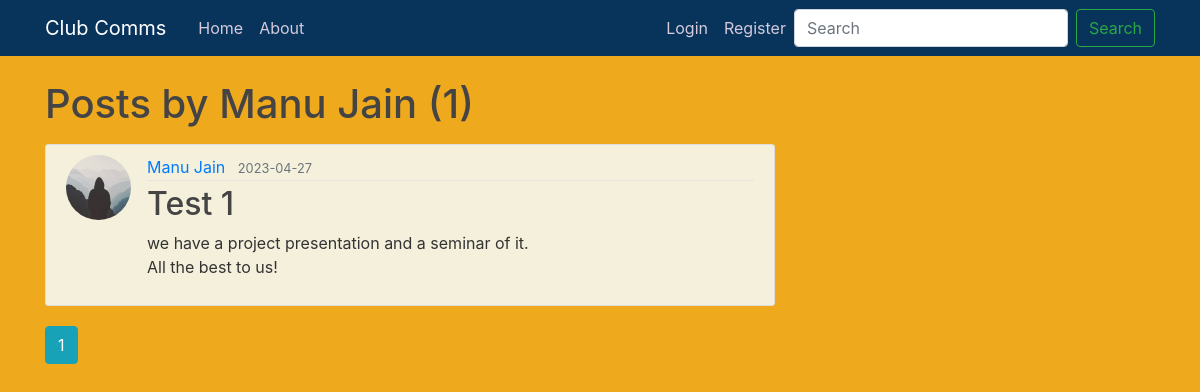
Screenshot of /user/Manu Jain with the database file from the repository.
### flaskblog/models.py (models this page shows, shortened)
class User(db.Model, UserMixin):
    id = db.Column(db.Integer, primary_key=True)
    username = db.Column(db.String(20), unique=True, nullable=False)
    email = db.Column(db.String(120), unique=True, nullable=False)
    image_file = db.Column(db.String(20), nullable=False, default='default.jpg')
    password = db.Column(db.String(60), nullable=False)
    posts = db.relationship('Post', backref='author', lazy=True)

class Post(db.Model):
    id = db.Column(db.Integer, primary_key=True)
    title = db.Column(db.String(100), nullable=False)
    date_posted = db.Column(db.DateTime, nullable=False, default=datetime.utcnow)
    content = db.Column(db.Text, nullable=False)
    user_id = db.Column(db.Integer, db.ForeignKey('user.id'), nullable=False)

### flaskblog/routes.py (the view)
@app.route("/user/<string:username>")
def user_posts(username):
    page = request.args.get('page', 1, type=int)
    user = User.query.filter_by(username=username).first_or_404()
    posts = Post.query.filter_by(author=user)\
        .order_by(Post.date_posted.desc())\
        .paginate(page=page, per_page=5)
    return render_template('user_posts.html', posts=posts, user=user)

### flaskblog/templates/user_posts.html
{% extends "layout.html" %}
{% block content %}
    <h1 class="mb-3">Posts by {{ user.username }} ({{ posts.total }})</h1>
    {% for post in posts.items %}
        <article class="media content-section">
          <img class="rounded-circle article-img" src="{{ url_for('static', filename='profile_pics/' + post.author.image_file) }}">
          <div class="media-body">
            <div class="article-metadata">
              <a class="mr-2" href="{{ url_for('user_posts', username=post.author.username) }}">{{ post.author.username }}</a>
              <small class="text-muted">{{ post.date_posted.strftime('%Y-%m-%d') }}</small>
            </div>
            <h2><a class="article-title" href="{{ url_for('post', post_id=post.id) }}">{{ post.title }}</a></h2>
            <p class="article-content">{{ post.content }}</p>
          </div>
        </article>
    {% endfor %}
    {% for page_num in posts.iter_pages(left_edge=1, right_edge=1, left_current=1, right_current=2) %}
      {% if page_num %}
        {% if posts.page == page_num %}
          <a class="btn btn-info mb-4" href="{{ url_for('user_posts', username=user.username, page=page_num) }}">{{ page_num }}</a>
        {% else %}
          <a class="btn btn-outline-info mb-4" href="{{ url_for('user_posts', username=user.username, page=page_num) }}">{{ page_num }}</a>
        {% endif %}
      {% else %}
        ...
      {% endif %}
    {% endfor %}
{% endblock content %}

### flaskblog/templates/layout.html (shortened to what this page needs)
<!DOCTYPE html>
<html>
<head>
    <link rel="stylesheet" href="https://maxcdn.bootstrapcdn.com/bootstrap/4.0.0/css/bootstrap.min.css">
    <link rel="stylesheet" type="text/css" href="{{ url_for('static', filename='main.css') }}">
</head>
<body>
    <header class="site-header">
      <nav class="navbar navbar-expand-md navbar-dark bg-steel fixed-top">
        <div class="container">
          <a class="navbar-brand mr-4" href="/">Club Comms</a>
          <div class="collapse navbar-collapse" id="navbarToggle">
            <div class="navbar-nav mr-auto">
              <a class="nav-item nav-link" href="{{ url_for('home') }}">Home</a>
              <a class="nav-item nav-link" href="{{ url_for('about') }}">About</a>
            </div>
            <div class="navbar-nav">
              {% if current_user.is_authenticated %}
                <a class="nav-item nav-link" href="{{ url_for('new_post') }}">New Event</a>
                <a class="nav-item nav-link" href="{{ url_for('account') }}">Account</a>
                <a class="nav-item nav-link" href="{{ url_for('logout') }}">Logout</a>
              {% else %}
                <a class="nav-item nav-link" href="{{ url_for('login') }}">Login</a>
                <a class="nav-item nav-link" href="{{ url_for('register') }}">Register</a>
              {% endif %}
            </div>
            <form class="form-inline my-2 my-lg-0" action="{{ url_for('search') }}" method="GET">
              <input class="form-control mr-sm-2" type="text" name="query" placeholder="Search">
              <button class="btn btn-outline-success my-2 my-sm-0" type="submit">Search</button>
            </form>
          </div>
        </div>
      </nav>
    </header>
    <main role="main" class="container">
      <div class="row">
        <div class="col-md-8">
          {% block content %}{% endblock %}
        </div>
      </div>
    </main>
</body>
</html>

### flaskblog/static/main.css (style rules this page uses)
body { background: #efa91d; color: #333333; margin-top: 5rem; }
h1, h2, h3, h4, h5, h6 { color: #444444; }
.bg-steel { background-color: #08345c; }
.site-header .navbar-nav .nav-link { color: #d6cbdb; }
.content-section { background: #f4f0db; padding: 10px 20px; border: 1px solid #dddddd; border-radius: 3px; margin-bottom: 20px; }
.article-title { color: #444444; }
.article-content { white-space: pre-line; }
.article-img { height: 65px; width: 65px; margin-right: 16px; }
.article-metadata { padding-bottom: 1px; margin-bottom: 4px; border-bottom: 1px solid #e3e3e3 }

### rows the page displays
User: username "Manu Jain"
Post: image_file (placeholder picture), author.username "Manu Jain", date_posted "2023-04-27", title "Test 1", content "we have a project presentation and a seminar of it. All the best to us!"

### other values shown
{{ posts.total }} "1"
{{ page_num }} "1"
